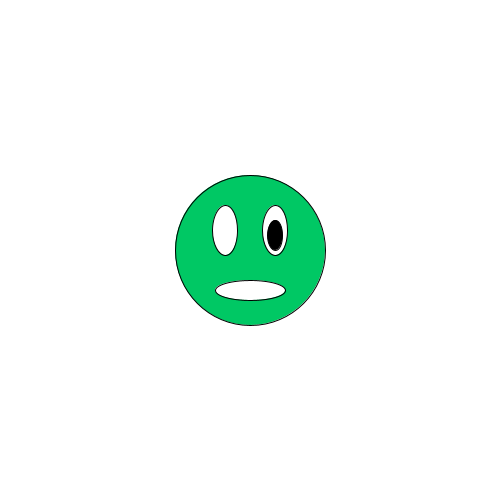
Frame 1 (no input)
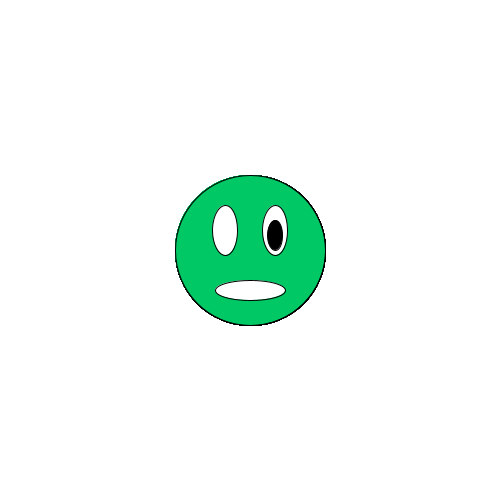
Frame 60 (the mouse pressed at the canvas centre just before this capture)
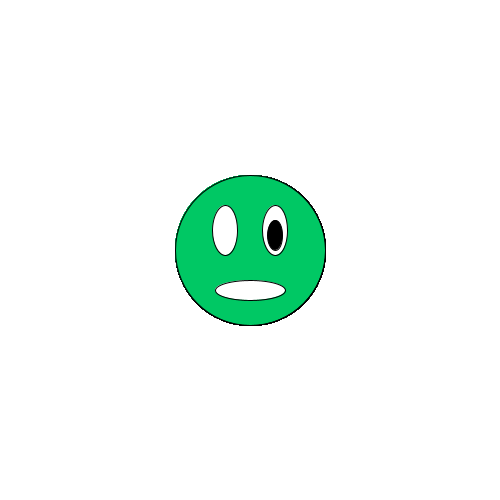
Frame 120 (the mouse held since frame 60 and released just before this capture)

The Processing sketch that drew these frames (run headless with seeded random() and noise(); from frame 60 on, the mouse is pressed at the canvas centre):

// Processing sketch: face
// ── face.pde
void setup() {
  size(500, 500);
  background(255, 255, 255);
}

void draw() {
  drawFace(250,250);
}


void drawFace(int x,int y){
  // face
  fill(0, 200, 100);
  ellipse(x, y, 150, 150);  
  
  // eyes
  fill(255, 255, 255);
  ellipse(x+25, y-20, 25, 50); 
  ellipse(x-25, y-20, 25, 50);  
  
  // eyeballs
  fill(0, 0, 0);
  ellipse(x+25, y-15, 15, 30); 
  ellipse(X-25, y-15, 15, 30); 

  // worried mouth
  fill(255, 255, 255);
  ellipse(x,y+40, 70, 20);
}
